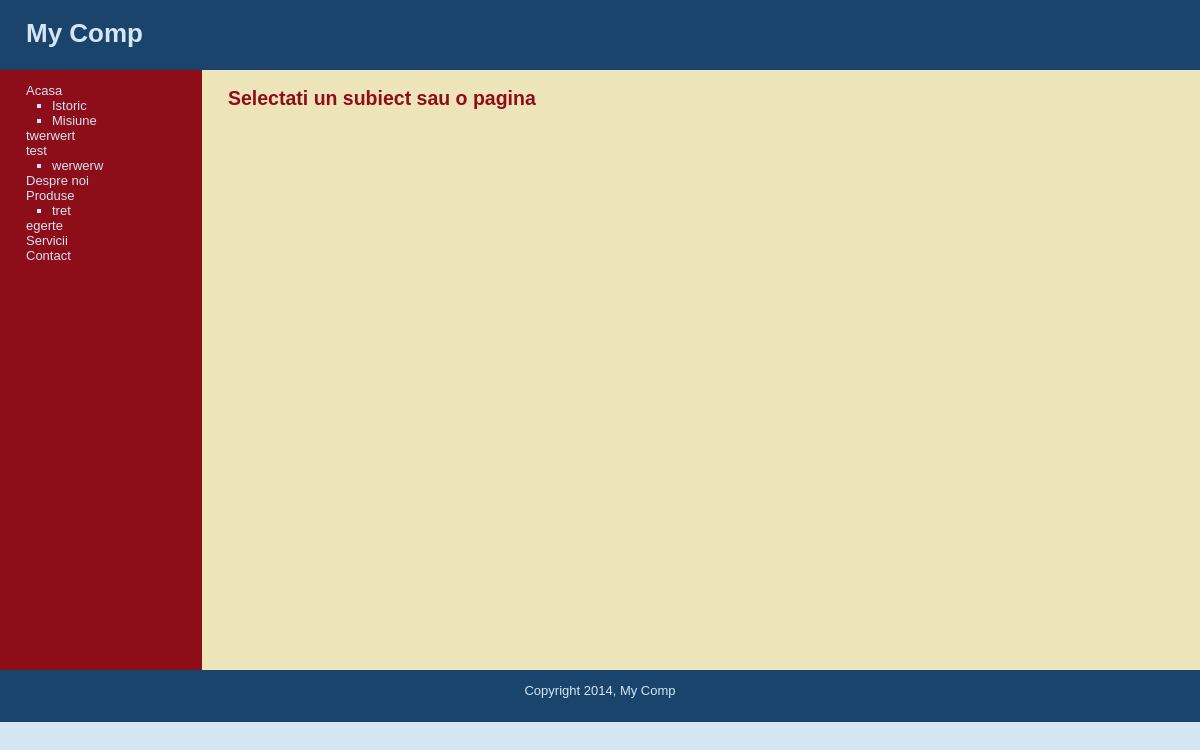
Screenshot of /cms_03/content.php with the database file from the repository.
### tables this page shows
CREATE TABLE IF NOT EXISTS `subjects` (
  `id` int(11) NOT NULL AUTO_INCREMENT,
  `menu_name` varchar(30) NOT NULL,
  `position` int(3) NOT NULL,
  `visible` tinyint(1) NOT NULL,
  PRIMARY KEY (`id`)
);

CREATE TABLE IF NOT EXISTS `pages` (
  `id` int(11) NOT NULL AUTO_INCREMENT,
  `subject_id` int(11) NOT NULL,
  `menu_name` varchar(30) NOT NULL,
  `position` int(3) NOT NULL,
  `visible` tinyint(1) NOT NULL,
  `content` text NOT NULL,
  PRIMARY KEY (`id`),
  KEY `subject_id` (`subject_id`)
);

### cms_03/content.php (the view, shortened to what this page needs)
<?php require("includes/connection.php") ?>
<?php
if(isset($_GET['subj'])){
	$sel_subj=$_GET['subj'];
	$sel_page=NULL;
	}elseif(isset($_GET['page'])){
		$sel_subj=NULL;
		$sel_page=$_GET['page'];
		}else{
			$sel_subj=NULL;
			$sel_page=NULL;
			}
?>
<?php include("includes/header.php") ?>
<table id="structure">
	<tr>
		<td id="navigation">
			<ul class="subjects">
				<?php
					$query="SELECT *
								FROM subjects
								ORDER BY position ASC";
					$subject_set=mysqli_query($connection,$query);
					while($subject=mysqli_fetch_array($subject_set)){
						echo "<li ";
						if($sel_subj==$subject['id']){
							echo "class=\"selected\"";
							}
						echo "><a href=\"content.php?subj={$subject['id']}\">{$subject['menu_name']}</a></li>";
						$query="SELECT *
								FROM pages
								WHERE subject_id={$subject['id']}
								ORDER BY position ASC";
						$page_set=mysqli_query($connection,$query);
						echo "<ul class=\"pages\">";
						while($page=mysqli_fetch_array($page_set)){
							echo "<li ";
							if($sel_page==$page['id']){
								echo "class=\"selected\"";
								}
							echo "><a href=\"content.php?page={$page['id']}\">{$page['menu_name']}</a></li>";
							}
						echo "</ul>";
						}
				?>
			</ul>
		</td>
		<td id="page">
			<?php
				if(!is_null($sel_subj)) {
					echo "<h2>{$sel_subj}</h2";
					}elseif(!is_null($sel_page)) {
						echo "<h2>{$sel_page}</h2";
						}else{
							echo "<h2>Selectati un subiect sau o pagina</h2";
							}
			?>
		</td>
	</tr>
</table>
<?php require("includes/footer.php"); ?>

### cms_03/stylesheets/public.css (style rules this page uses)
html { height: 100%; width: 100%; }
body { width: 100%; height: 100%; margin: 0px; padding: 0px; border: 0px; font-family: Verdana, Arial, Helvetica, sans-serif; background: #D4E6F4; font-size: 13px; line-height: 15px; }
table, tr, td { border-collapse: collapse; vertical-align: top; font-size: 13px; line-height: 15px; }
a { color: #8D0D19; }
#structure { height: 600px; width: 100%; }
#navigation { width: 150px; padding: 1em 2em; color: #D4E6F4; background: #8D0D19; }
#navigation a { color: #D4E6F4; text-decoration: none; }
ul.subjects { padding-left: 0; list-style: none; }
ul.pages { padding-left: 2em; list-style: square; }
#page { padding-left: 2em; vertical-align: top; background: #EEE4B9; }
#page h2 { color: #8D0D19; margin-top: 1em; }

### rows the page displays
subjects: menu_name "Acasa"
pages: menu_name "Istoric"
pages: menu_name "Misiune"
subjects: menu_name "twerwert"
subjects: menu_name "test"
pages: menu_name "werwerw"
subjects: menu_name "Despre noi"
subjects: menu_name "Produse"
pages: menu_name "tret"
subjects: menu_name "egerte"
subjects: menu_name "Servicii"
subjects: menu_name "Contact"
